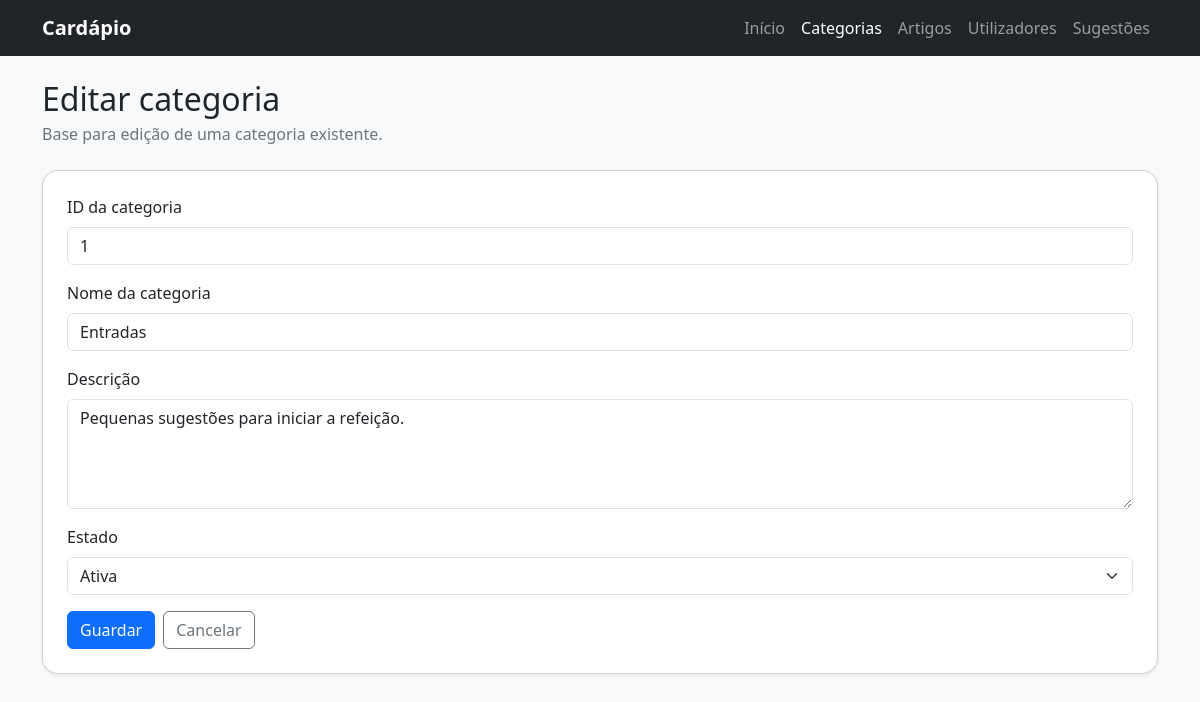
The app's page /categoriasEditar.php?id=1 with its own data.
### tables this page shows
CREATE TABLE tb_categoria (
    idCategoria INT NOT NULL AUTO_INCREMENT,
    nomeCategoria VARCHAR(100) NOT NULL,
    descricaoCategoria VARCHAR(255) DEFAULT NULL,
    estadoCategoria ENUM('Ativa','Inativa') NOT NULL DEFAULT 'Ativa',
    PRIMARY KEY (idCategoria),
    UNIQUE KEY uk_nomeCategoria (nomeCategoria)
);

### categoriasEditar.php (the view, shortened to what this page needs)
<?php
require_once("connectionBD.php");
$id = $_GET['id'];
$sql = "SELECT * FROM tb_categoria WHERE idCategoria = $id";
$result = $ligacao->query($sql);
$categoria = $result->fetch_assoc();
?>
<!DOCTYPE html>
<html lang="pt-PT">
<head>
  <link href="https://cdn.jsdelivr.net/npm/bootstrap@5.3.3/dist/css/bootstrap.min.css" rel="stylesheet">
</head>
<body class="bg-light">
  <nav class="navbar navbar-expand-lg navbar-dark bg-dark">
    <div class="container">
      <a class="navbar-brand fw-bold" href="index.php">Cardápio</a>
      <div class="collapse navbar-collapse show">
        <ul class="navbar-nav ms-auto">
          <li class="nav-item"><a class="nav-link" href="index.php">Início</a></li>
          <li class="nav-item"><a class="nav-link active" href="categoriasListar.php">Categorias</a></li>
          <li class="nav-item"><a class="nav-link" href="artigosListar.php">Artigos</a></li>
          <li class="nav-item"><a class="nav-link" href="utilizadoresListar.php">Utilizadores</a></li>
          <li class="nav-item"><a class="nav-link" href="sugestoesListar.php">Sugestões</a></li>
        </ul>
      </div>
    </div>
  </nav>
  <main class="container py-4">
<section class="mb-4">
  <h1 class="h2 mb-1">Editar categoria</h1>
  <p class="text-secondary mb-0">Base para edição de uma categoria existente.</p>
</section>
<section class="card shadow-sm rounded-4">
  <div class="card-body p-4">
    <form action="categoriasAtualizar.php" method="post">
      <div class="mb-3">
        <label class="form-label">ID da categoria</label>
        <input type="number" name="idCategoria" class="form-control" value="<?= $categoria['idCategoria'] ?>" readonly>
      </div>
      <div class="mb-3">
        <label class="form-label">Nome da categoria</label>
        <input type="text" name="nomeCategoria" class="form-control" value="<?= $categoria['nomeCategoria'] ?>">
      </div>
      <div class="mb-3">
        <label class="form-label">Descrição</label>
        <textarea name="descricaoCategoria" class="form-control" rows="4"><?= $categoria['descricaoCategoria'] ?></textarea>
      </div>
      <div class="mb-3">
        <label class="form-label">Estado</label>
        <select name="estadoCategoria" class="form-select">
          <option value="Ativa" <?= $categoria['estadoCategoria'] == 'Ativa' ? 'selected' : '' ?>>Ativa</option>
        </select>
      </div>
      <div class="d-flex gap-2">
        <button type="submit" class="btn btn-primary">Guardar</button>
        <a href="categoriasListar.php" class="btn btn-outline-secondary">Cancelar</a>
      </div>
    </form>
  </div>
</section>
  </main>
</body>
</html>

### records on screen
tb_categoria: idCategoria "1", nomeCategoria "Entradas", descricaoCategoria "Pequenas sugestões para iniciar a refeição.", estadoCategoria "Ativa"
